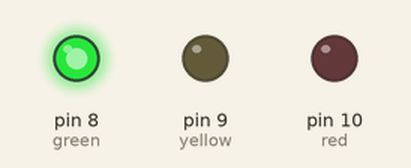
Simulated run of this sketch. Board: Arduino Uno, built with avr-gcc and run on an emulated ATmega328P. Parts: output pins drawn as LEDs (lit = HIGH).

Above: at 1.5 s.
At 3.2 s:
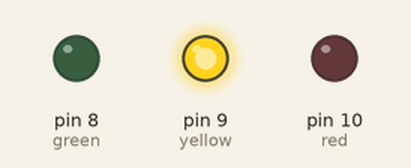
At 6.5 s:
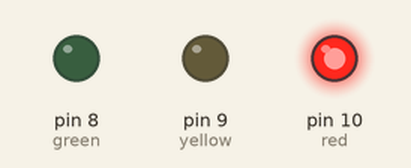
Timing chart, 0 to 12.4 s (numbered marks = the images above):
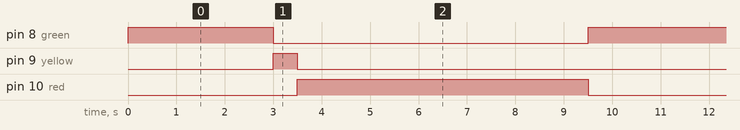

Measured:
- by itself, pin 8 (green): alternates HIGH for 3.0 s and LOW for 6.5 s
- by itself, pin 9 (yellow): alternates HIGH for 0.50 s and LOW for 9.0 s
- by itself, pin 10 (red): alternates HIGH for 6.0 s and LOW for 3.5 s

The sketch:

sketch_dec28a.ino
```cpp
void setup() {

  pinMode(8,OUTPUT); // green
  pinMode(9,OUTPUT); // yellow
  pinMode(10,OUTPUT); // red
}

void loop() {
  //  30 s  green  5 s yellow and 60 s red
  // for this example we assume that 1s ~= 100ms
  digitalWrite(8, HIGH);
  digitalWrite(9, LOW);
  digitalWrite(10, LOW);
  delay(3000);
  digitalWrite(8, LOW);
  digitalWrite(9, HIGH);
  digitalWrite(10, LOW);
  delay(500);
  digitalWrite(8, LOW);
  digitalWrite(9, LOW);
  digitalWrite(10, HIGH);
  delay(6000);
}
```
